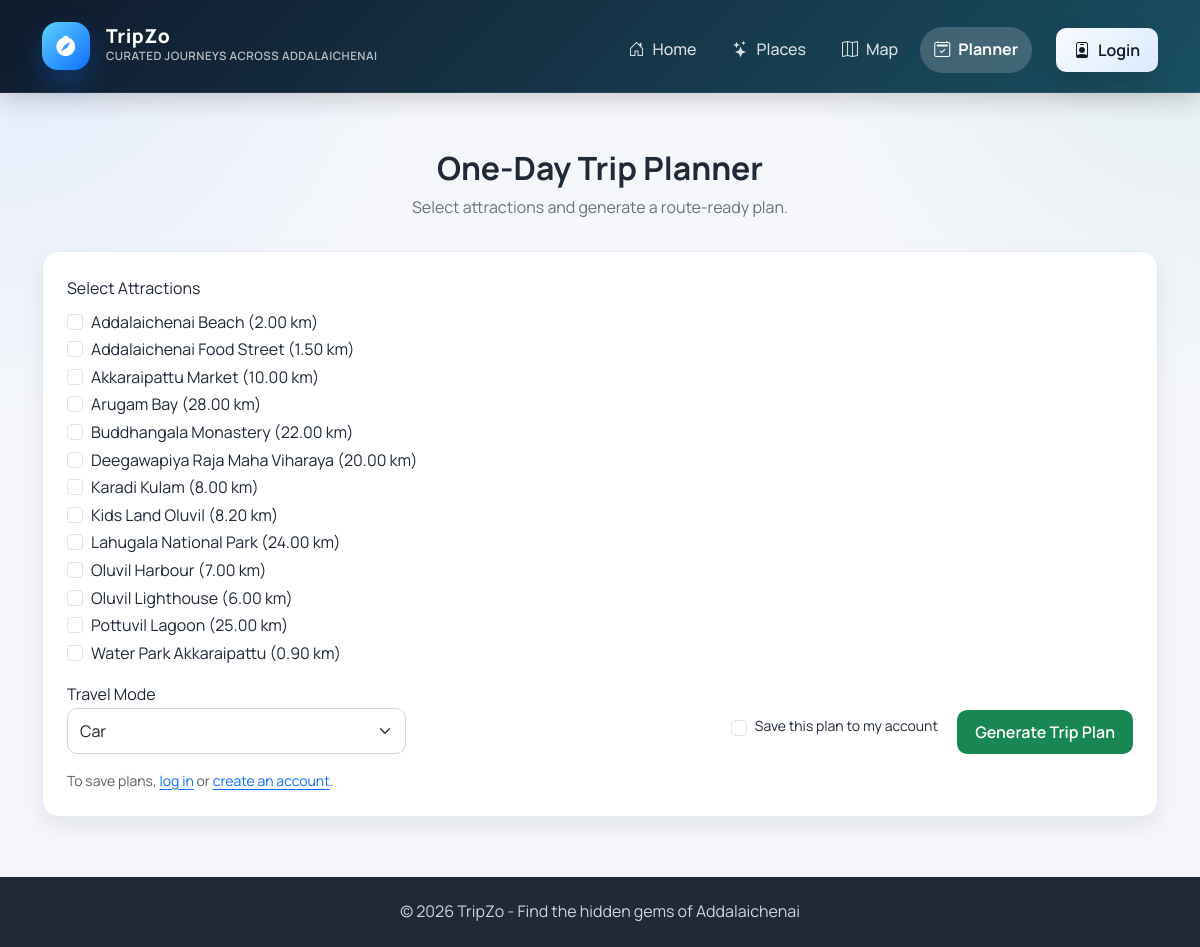
The page /planner.php on the database its author committed.
### tables this page shows
CREATE TABLE `attractions` (
  `attraction_id` int(11) NOT NULL AUTO_INCREMENT,
  `category_id` int(11) DEFAULT NULL,
  `name` varchar(150) NOT NULL,
  `short_description` varchar(255) DEFAULT NULL,
  `description` text DEFAULT NULL,
  `address` varchar(255) DEFAULT NULL,
  `latitude` decimal(10,8) DEFAULT NULL,
  `longitude` decimal(11,8) DEFAULT NULL,
  `opening_hours` varchar(100) DEFAULT NULL,
  `contact_info` varchar(100) DEFAULT NULL,
  `image` varchar(255) DEFAULT NULL,
  `safety_notes` text DEFAULT NULL,
  `rating` decimal(2,1) DEFAULT 0.0,
  `distance_km` decimal(5,2) DEFAULT NULL,
  PRIMARY KEY (`attraction_id`),
  KEY `category_id` (`category_id`),
  CONSTRAINT `attractions_ibfk_1` FOREIGN KEY (`category_id`) REFERENCES `categories` (`category_id`)
);

### planner.php (the view, shortened to what this page needs)
<?php
include 'db.php';
include 'navbar.php';
$selected_attractions = [];
$travel_mode = 'Car';
$isUserLoggedIn = isset($_SESSION['user_id']);
$all_attractions = $conn->query("SELECT * FROM attractions ORDER BY name ASC");
?>
<div class="container mt-5">
    <div class="page-header text-center">
        <h2>One-Day Trip Planner</h2>
        <p>Select attractions and generate a route-ready plan.</p>
    </div>
    <form method="POST" class="content-box content-box-soft" data-aos="fade-up">
        <div class="mb-3">
            <label class="form-label">Select Attractions</label>
            <?php while ($place = $all_attractions->fetch_assoc()) { ?>
                <div class="form-check">
                    <input class="form-check-input" type="checkbox" name="attractions[]" value="<?php echo $place['attraction_id']; ?>" <?php echo in_array((string) $place['attraction_id'], array_map('strval', $selected_attractions), true) ? 'checked' : ''; ?>>
                    <label class="form-check-label">
                        <?php echo htmlspecialchars($place['name']); ?> (<?php echo htmlspecialchars($place['distance_km']); ?> km)
                    </label>
                </div>
            <?php } ?>
        </div>
        <div class="row align-items-end">
            <div class="col-md-4 mb-3">
                <label>Travel Mode</label>
                <select name="travel_mode" class="form-select" required>
                    <option value="Car" <?php echo $travel_mode === 'Car' ? 'selected' : ''; ?>>Car</option>
                </select>
            </div>
            <div class="col-md-8 mb-3 text-md-end">
                <div class="form-check d-inline-flex align-items-center me-3">
                    <input class="form-check-input me-2" type="checkbox" id="save_plan" name="save_plan" value="1">
                    <label class="form-check-label small" for="save_plan">Save this plan to my account</label>
                </div>
                <button type="submit" class="btn btn-success">Generate Trip Plan</button>
            </div>
        </div>
        <?php if (!$isUserLoggedIn) { ?>
            <p class="small text-muted mb-0">To save plans, <a href="user-login.php">log in</a> or <a href="signup.php">create an account</a>.</p>
        <?php } else { ?>
            <p class="small text-muted mb-0">Signed in as <?php echo htmlspecialchars((string) $_SESSION['user_name']); ?>. Saved plans appear in <a href="my-trips.php">My Trips</a>.</p>
        <?php } ?>
    </form>
</div>
<?php include 'footer.php'; ?>

### css/style.css (style rules this page uses)
:root { --primary-color: #0d6efd; --secondary-color: #198754; --dark-color: #1f2937; --light-bg: #f5f7fb; --card-bg: #ffffff; --text-color: #1f2937; --muted-text: #6b7280; --border-radius: 16px; --shadow: 0 10px 25px rgba(0, 0, 0, 0.08); }
body { background: radial-gradient(circle at top left, rgba(13, 110, 253, 0.08), transparent 28%), radial-gradient(circle at top right, rgba(25, 135, 84, 0.08), transparent 26%), var(--light-bg); font-family: 'Manrope', Arial, sans-serif; color: var(--text-color); margin: 0; padding: 0; line-height: 1.6; text-rendering: optimizeLegibility; }
h1, h2, h3, h4, h5 { font-weight: 700; color: var(--dark-color); }
p { color: var(--muted-text); line-height: 1.6; }
a { text-underline-offset: 3px; }
.btn { border-radius: 10px; font-weight: 600; padding: 10px 18px; transition: transform 0.16s ease, box-shadow 0.2s ease, filter 0.2s ease; }
.btn-success { background-color: var(--secondary-color); border: none; }
.form-control, .form-select, textarea { border-radius: 10px; padding: 10px 12px; border: 1px solid #d1d5db; box-shadow: none; }
.page-header { margin-block-end: 30px; padding-top: 8px; }
.page-header h2 { margin-block-end: 8px; }
.content-box { background: white; border-radius: var(--border-radius); box-shadow: var(--shadow); padding: 24px; }
.content-box-soft { border: 1px solid #e5ebf2; }

### rows shown on the page
attractions: name "Addalaichenai Beach", distance_km "2.00"
attractions: name "Addalaichenai Food Street", distance_km "1.50"
attractions: name "Akkaraipattu Market", distance_km "10.00"
attractions: name "Arugam Bay", distance_km "28.00"
attractions: name "Buddhangala Monastery", distance_km "22.00"
attractions: name "Deegawapiya Raja Maha Viharaya", distance_km "20.00"
attractions: name "Karadi Kulam", distance_km "8.00"
attractions: name "Kids Land Oluvil", distance_km "8.20"
attractions: name "Lahugala National Park", distance_km "24.00"
attractions: name "Oluvil Harbour", distance_km "7.00"
attractions: name "Oluvil Lighthouse", distance_km "6.00"
attractions: name "Pottuvil Lagoon", distance_km "25.00"
attractions: name "Water Park Akkaraipattu", distance_km "0.90"
